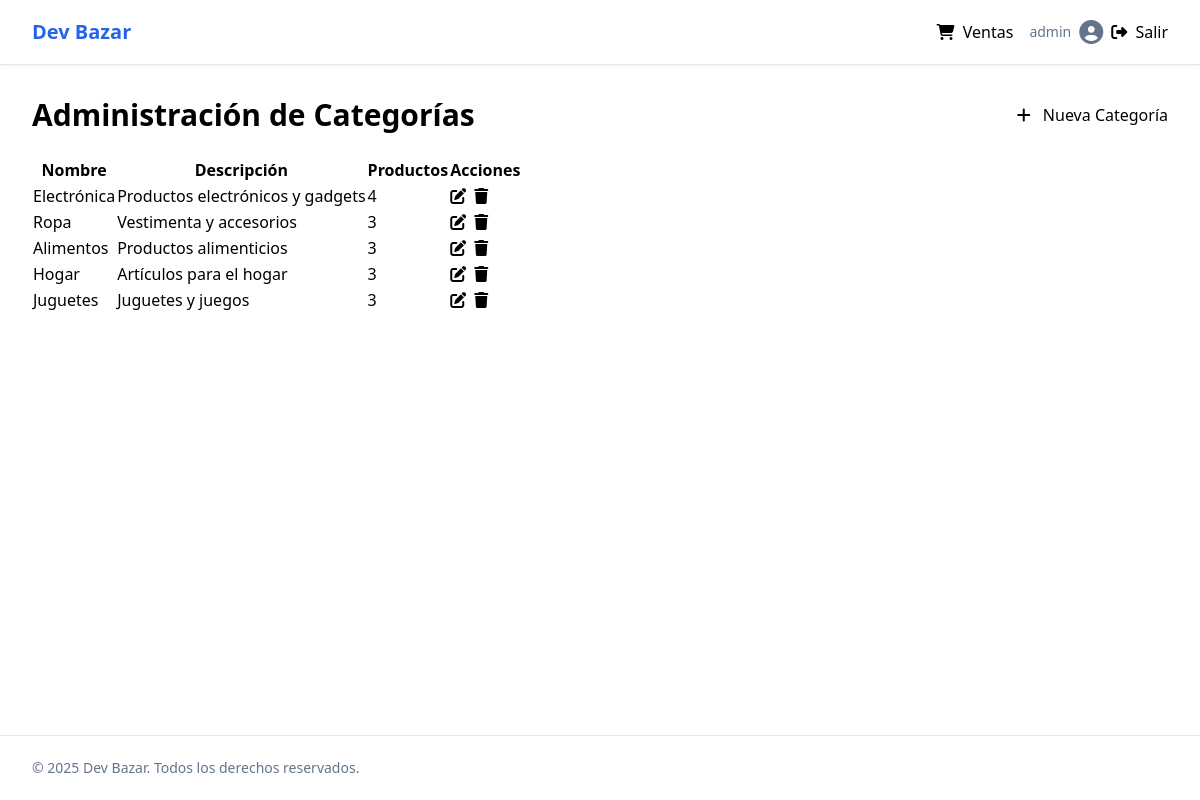
Page /categories/ (signed in) on the committed database.
### core/models.py (models this page shows, shortened)
class ProductCategory(models.Model):
    name = models.CharField(max_length=50)
    description = models.TextField(blank=True, null=True)
    class Meta:
        verbose_name_plural = "Product Categories"

### core/views.py (the view)
# urls.py: path('categories/', categories_view, name='categories'),
@login_required
def categories_view(request):
    categories = ProductCategory.objects.all()
    context = {
        'categories': categories
    }
    return render(request, 'core/categories.html', context)

### core/templates/core/categories.html (shortened to what this page needs)
{% extends 'core/base.html' %}
{% load static %}
{% block content %}
<div class="container py-8">
    <div class="flex justify-between items-center mb-6">
        <h1 class="text-3xl font-bold">Administración de Categorías</h1>
        <button id="add-category-btn" class="btn btn-primary">
            <i class="fas fa-plus mr-2"></i>
            Nueva Categoría
        </button>
    </div>
    <div class="card">
        <div class="card-content">
            <div class="overflow-x-auto">
                <table class="table">
                    <thead class="table-header">
                        <tr class="table-row">
                            <th class="table-cell">Nombre</th>
                            <th class="table-cell">Descripción</th>
                            <th class="table-cell">Productos</th>
                            <th class="table-cell">Acciones</th>
                        </tr>
                    </thead>
                    <tbody class="table-body">
                        {% for category in categories %}
                        <tr class="table-row" data-id="{{ category.id }}" data-name="{{ category.name }}">
                            <td class="table-cell">{{ category.name }}</td>
                            <td class="table-cell">{{ category.description|default:"-" }}</td>
                            <td class="table-cell">
                                <span class="badge badge-default">{{ category.products.count }}</span>
                            </td>
                            <td class="table-cell">
                                <div class="flex space-x-2">
                                    <button class="btn btn-sm btn-outline edit-category-btn" data-id="{{ category.id }}">
                                        <i class="fas fa-edit"></i>
                                    </button>
                                    <button class="btn btn-sm btn-outline delete-category-btn" data-id="{{ category.id }}">
                                        <i class="fas fa-trash"></i>
                                    </button>
                                </div>
                            </td>
                        </tr>
                        {% empty %}
                        <tr class="table-row">
                            <td class="table-cell text-center" colspan="4">No hay categorías registradas</td>
                        </tr>
                        {% endfor %}
                    </tbody>
                </table>
            </div>
        </div>
    </div>
</div>
{% endblock %}

### core/templates/core/base.html (shortened to what this page needs)
{% load static %}
<!DOCTYPE html>
<html lang="es" class="light">
<head>
    <script src="https://cdn.tailwindcss.com"></script>
    <link rel="stylesheet" href="{% static 'css/shadcn.css' %}">
    <link rel="stylesheet" href="https://cdnjs.cloudflare.com/ajax/libs/font-awesome/6.4.0/css/all.min.css">
</head>
<body class="min-h-screen bg-background font-sans antialiased">
    <div class="relative flex min-h-screen flex-col">
        {% if user.is_authenticated %}
        <header class="bg-background sticky top-0 z-40 w-full border-b shadow-sm">
            <div class="container flex h-16 items-center space-x-4 sm:justify-between sm:space-x-0">
                <div class="flex items-center space-x-4">
                    <a href="{% url 'landing' %}" class="text-primary text-xl font-bold">Dev Bazar</a>
                </div>
                <div class="flex flex-1 items-center justify-end space-x-4">
                    <nav class="nav">
                        <a href="/sales" class="nav-link {% if '/sales' in request.path %}nav-link-active{% endif %}">
                            <i class="fas fa-shopping-cart mr-1"></i> Ventas
                        </a>
                    </nav>
                    <div class="relative">
                        <div class="flex items-center space-x-2">
                            <span class="text-sm text-muted-foreground">{{ user.username }}</span>
                            <div class="avatar">
                                <i class="fas fa-user-circle text-2xl text-muted-foreground"></i>
                            </div>
                            <form method="post" action="{% url 'logout' %}">
                                <button type="submit" class="btn btn-ghost btn-sm">
                                    <i class="fas fa-sign-out-alt mr-1"></i> Salir
                                </button>
                            </form>
                        </div>
                    </div>
                </div>
            </div>
        </header>
        {% endif %}
        <main class="flex-1">
            {% block content %}{% endblock %}
        </main>
        <footer class="border-t py-6 md:py-0">
            <div class="container flex flex-col items-center justify-between gap-4 md:h-16 md:flex-row">
                <p class="text-center text-sm text-muted-foreground md:text-left">
                    &copy; {% now "Y" %} Dev Bazar. Todos los derechos reservados.
                </p>
            </div>
        </footer>
    </div>
</body>
</html>

### core/static/css/shadcn.css (style rules this page uses)
.btn { @apply inline-flex items-center justify-center whitespace-nowrap rounded-md text-sm font-medium ring-offset-background transition-colors focus-visible:outline-none focus-visible:ring-2 focus-visible:ring-ring focus-visible:ring-offset-2 disabled:pointer-events-none disabled:opacity-50; }
.btn-primary { @apply bg-primary text-primary-foreground hover:bg-primary/90; }
.btn-outline { @apply border border-input bg-background hover:bg-accent hover:text-accent-foreground; }
.btn-ghost { @apply hover:bg-accent hover:text-accent-foreground; }
.btn-sm { @apply h-9 rounded-md px-3; }
.card { @apply rounded-lg border bg-card text-card-foreground shadow-sm; }
.card-content { @apply p-6 pt-0; }
.table { @apply w-full caption-bottom text-sm; }
.table-header { @apply [&_tr]:border-b; }
.table-body { @apply [&_tr:last-child]:border-0; }
.table-row { @apply border-b transition-colors hover:bg-muted/50 data-[state=selected]:bg-muted; }
.table-cell { @apply p-4 align-middle [&:has([role=checkbox])]:pr-0; }
.badge { @apply inline-flex items-center rounded-full border px-2.5 py-0.5 text-xs font-semibold transition-colors focus:outline-none focus:ring-2 focus:ring-ring focus:ring-offset-2; }
.badge-default { @apply border-transparent bg-primary text-primary-foreground hover:bg-primary/80; }
.nav { @apply flex gap-6; }
.nav-link { @apply text-sm font-medium text-muted-foreground transition-colors hover:text-primary; }
.avatar { @apply relative flex h-10 w-10 shrink-0 overflow-hidden rounded-full; }

### rows in the picture
ProductCategory: name "Electrónica", description "Productos electrónicos y gadgets", products.count "4"
ProductCategory: name "Ropa", description "Vestimenta y accesorios", products.count "3"
ProductCategory: name "Alimentos", description "Productos alimenticios", products.count "3"
ProductCategory: name "Hogar", description "Artículos para el hogar", products.count "3"
ProductCategory: name "Juguetes", description "Juguetes y juegos", products.count "3"

### other values in the picture
{{ user.username }} "admin"
